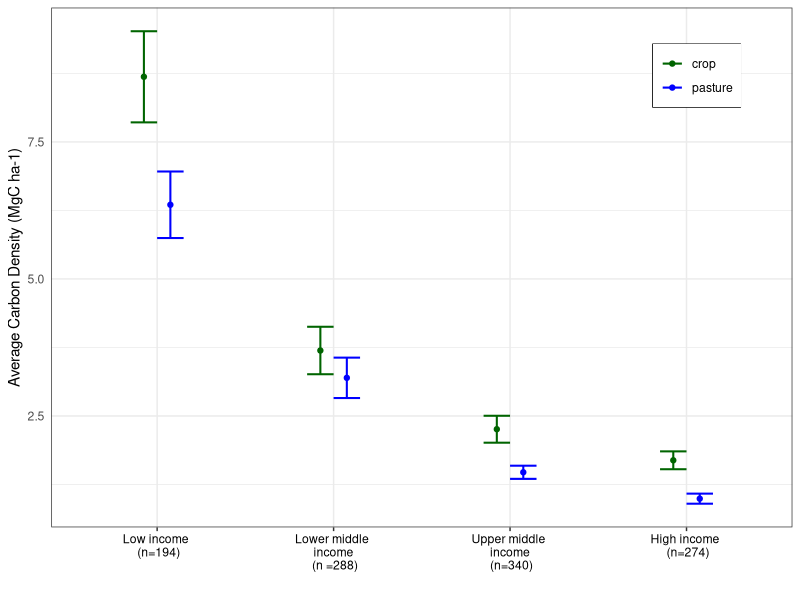
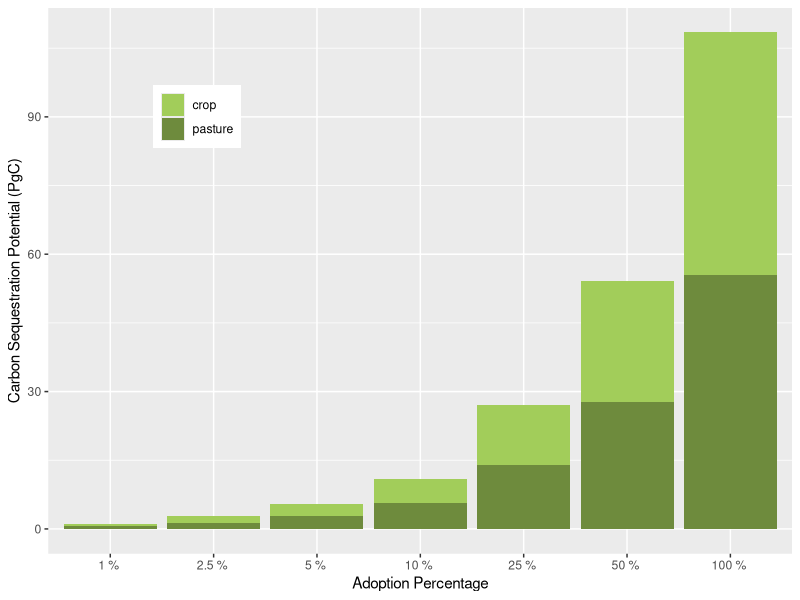
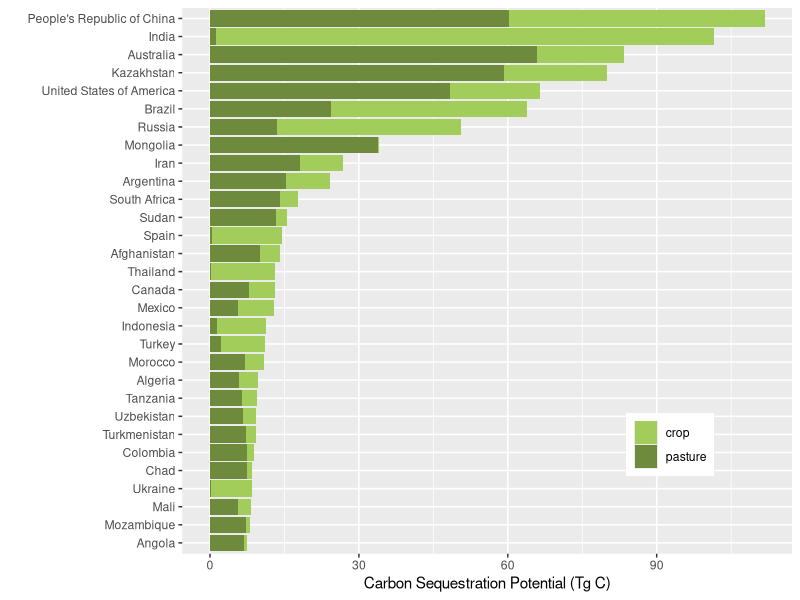

Here is the R script that generated these plots, in order:
## Figure 2,3 and 4 in manuscript

library(tidyverse)
library(ggplot2)

## figure 2: Econ chart
econ <- read.csv("output/summary_all.csv") %>%
  select(NAME_EN, BIOME, ECONOMY, density_pasture, density_crop) %>% drop_na() %>%
  rename(pasture = density_pasture,
         crop = density_crop) %>%
  mutate(ECONOMY = factor(ifelse(ECONOMY == "High income", "High income \n (n=274)", 
                                 ifelse(ECONOMY == "Low income", "Low income \n (n=194)",
                                        ifelse(ECONOMY =="Lower middle income", 
                                               "Lower middle \n income \n (n =288)",
                                               "Upper middle \n income \n (n=340)"
                                               ))))) %>%
  gather(CP,value,pasture:crop) %>%
  group_by(CP, ECONOMY) %>% 
  summarise(mean_density = mean(value),  # calculates the mean of each group
            sd = sd(value), # calculates the standard deviation of each group
            n_cb = n(),  # calculates the sample size per group
            se = sd(value)/sqrt(n()))
  
tiff("figures/tic_incomegroup.tif", units = "in", width= 4 , height = 4, res=300)
ggplot(econ, aes(x=reorder(ECONOMY, -mean_density), 
               y=mean_density, 
               color=CP)) + 
  geom_errorbar(aes(ymin=mean_density-se, 
                    ymax=mean_density+se), 
                width=.3, size=0.7, position=position_dodge(.3)) +
  geom_point(position=position_dodge(.3)) +
  theme_bw() + ylab("Average Carbon Density (MgC ha-1)")+ xlab("")+
  scale_color_manual(values = c("darkgreen", "blue"))+
  theme(legend.title=element_blank()) +
  theme(legend.justification = c(1, 1), legend.position = c(0.93, 0.93),
        legend.box.background = element_rect(colour = "black"))+
  theme( 
    axis.text.x = element_text(color='black'),
    axis.ticks.y = element_blank(),
    axis.title.x = element_text(size=11,color='black')
  )
dev.off()


## figure 3: potential

potential<- read.csv("output/potential.csv") %>%
  group_by(CP) %>% drop_na() %>%
  summarise(`100 % ` = sum(carbon_potential)/10^9) %>%
  mutate(`50 % ` = `100 % `*0.5,
         `25 % ` = `100 % `*0.25,
         `10 % ` = `100 % `*0.1,
         `5 % ` = `100 % `*0.05,
         `2.5 % ` = `100 % `*0.025,
         `1 % ` = `100 % `*0.01) %>%
  gather(Adoption,value,`100 % `:`1 % `)

tiff("figures/potential.tiff", width = 4, height = 4, units = 'in', res = 300)
potential %>% 
  ggplot(aes(reorder(Adoption, value), value))+
  geom_col(aes(fill = CP))+
  labs(x = "Adoption Percentage",y = "Carbon Sequestration Potential (PgC)", sep = "")+
  theme(legend.title = element_blank()) +
  scale_fill_manual(values = c( "darkolivegreen3","darkolivegreen4")) +
  theme(legend.position =  c(0.2, 0.8))
dev.off()

## figure 4: top 30 countries

countries<-read_csv("output/potential.csv") %>%
  group_by(NAME_EN, CP) %>% drop_na() %>%
  summarise(potential = sum(carbon_potential)*0.01/10^6) %>%
  spread(key = CP, value = potential) %>% 
  mutate(total = crop + pasture) %>%
  gather(CP,value,pasture:crop) 


countries1 <- countries %>%  arrange(-total)

countries<- countries1[1:60,]

tiff("figures/potential_country.tiff", width = 7, height = 8, units = 'in', res = 300)
countries %>% ggplot(aes(reorder(NAME_EN, total), value))+
  geom_col(aes(fill = CP))+
  labs(x = "", y = "Carbon Sequestration Potential (Tg C)", sep = "")+
  theme(legend.title = element_blank()) +
  scale_fill_manual(values = c( "darkolivegreen3","darkolivegreen4")) +
  theme(legend.position =  c(0.8, 0.2)) +coord_flip()
dev.off()





